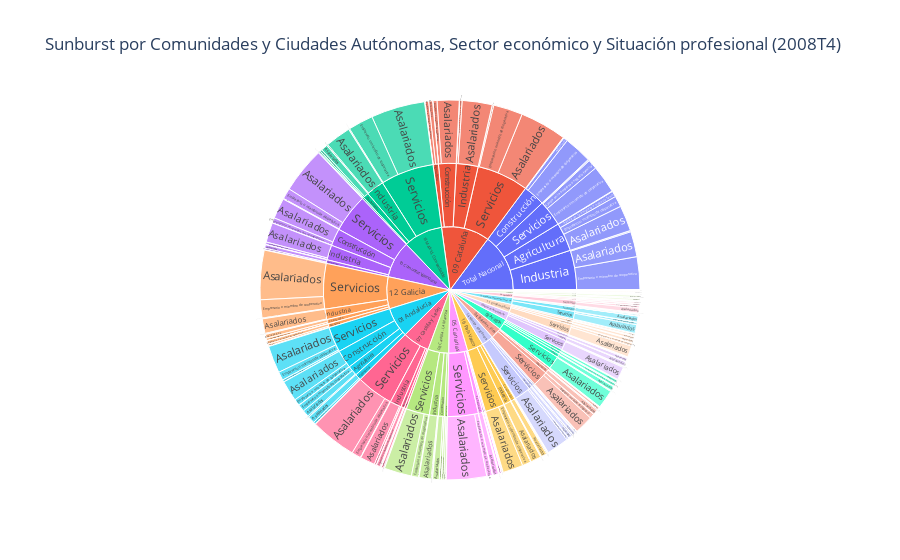

Notebook cell for this chart:
### Markdown cell above
## Representación de los datos

### Code cell
# Crear el gráfico sunburst
fig = px.sunburst(
    df_filtrado,
    # path=['Comunidades y Ciudades Autónomas', 'Situación profesional', 'Sector económico'],
    path=['Comunidades y Ciudades Autónomas', 'Sector económico', 'Situación profesional'],
    # path=['Sector económico', 'Situación profesional'],
    values='Total',
    title='Sunburst por Comunidades y Ciudades Autónomas, Sector económico y Situación profesional (2008T4)'
)

# Mostrar el gráfico
fig.show()

### Figure 1 — Plotly figure (JSON) as saved in the notebook; plotly's stock layout.template omitted (floating-point values rounded to 4 significant figures; data arrays with more than 128 entries replaced by an {"elided": "..."} marker saying what was removed)
{"data": [{"branchvalues": "total", "domain": {"x": [0, 1], "y": [0, 1]}, "hovertemplate": "labels=%{label}<br>Total=%{value}<br>parent=%{parent}<br>id=%{id}<extra></extra>", "ids": {"elided": "413 str values"}, "labels": {"elided": "413 str values"}, "name": "", "parents": {"elided": "413 str values"}, "type": "sunburst", "values": {"elided": "413 float values"}}], "layout": {"legend": {"tracegroupgap": 0}, "title": {"text": "Sunburst por Comunidades y Ciudades Autónomas, Sector económico y Situación profesional (2008T4)"}}}
